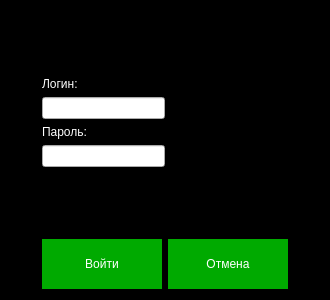
<?xml version="1.0" encoding="UTF-8"?>
<ui version="4.0">
 <class>Dialog</class>
 <widget class="QDialog" name="Dialog">
  <property name="geometry">
   <rect>
    <x>0</x>
    <y>0</y>
    <width>330</width>
    <height>300</height>
   </rect>
  </property>
  <property name="windowTitle">
   <string>Dialog</string>
  </property>
  <property name="styleSheet">
   <string notr="true">#Dialog{
	background-color: rgb(0,0,0);

}
QLabel{
	color: rgb(255, 255, 255);
	align=&quot;center&quot;
}
QPushButton{
	background-color:rgba(0, 170, 0, 1);
	border:none;
	color: white;
}
QPushButton::hover{
	background-color: rgba(131, 255, 112, 0.5);
	border:none;
	color: white;
}
QPushButton::pressed{
	background-color:rgba(0, 170, 127,1);
	border:none;
	color: white;
}</string>
  </property>
  <layout class="QHBoxLayout" name="horizontalLayout_2">
   <item>
    <spacer name="horizontalSpacer_3">
     <property name="orientation">
      <enum>Qt::Horizontal</enum>
     </property>
     <property name="sizeHint" stdset="0">
      <size>
       <width>40</width>
       <height>20</height>
      </size>
     </property>
    </spacer>
   </item>
   <item>
    <layout class="QVBoxLayout" name="verticalLayout">
     <item>
      <spacer name="verticalSpacer">
       <property name="orientation">
        <enum>Qt::Vertical</enum>
       </property>
       <property name="sizeHint" stdset="0">
        <size>
         <width>20</width>
         <height>40</height>
        </size>
       </property>
      </spacer>
     </item>
     <item>
      <widget class="QLabel" name="label_2">
       <property name="text">
        <string>Логин:</string>
       </property>
      </widget>
     </item>
     <item>
      <layout class="QHBoxLayout" name="horizontalLayout_4">
       <item>
        <widget class="QLineEdit" name="login_input">
         <property name="frame">
          <bool>true</bool>
         </property>
        </widget>
       </item>
       <item>
        <spacer name="horizontalSpacer_2">
         <property name="orientation">
          <enum>Qt::Horizontal</enum>
         </property>
         <property name="sizeHint" stdset="0">
          <size>
           <width>40</width>
           <height>20</height>
          </size>
         </property>
        </spacer>
       </item>
      </layout>
     </item>
     <item>
      <widget class="QLabel" name="label">
       <property name="text">
        <string>Пароль:</string>
       </property>
      </widget>
     </item>
     <item>
      <layout class="QHBoxLayout" name="horizontalLayout_3">
       <item>
        <widget class="QLineEdit" name="password_input">
         <property name="frame">
          <bool>true</bool>
         </property>
        </widget>
       </item>
       <item>
        <spacer name="horizontalSpacer">
         <property name="orientation">
          <enum>Qt::Horizontal</enum>
         </property>
         <property name="sizeHint" stdset="0">
          <size>
           <width>40</width>
           <height>20</height>
          </size>
         </property>
        </spacer>
       </item>
      </layout>
     </item>
     <item>
      <spacer name="verticalSpacer_2">
       <property name="orientation">
        <enum>Qt::Vertical</enum>
       </property>
       <property name="sizeHint" stdset="0">
        <size>
         <width>20</width>
         <height>40</height>
        </size>
       </property>
      </spacer>
     </item>
     <item>
      <layout class="QHBoxLayout" name="horizontalLayout">
       <item>
        <widget class="QPushButton" name="enter_button">
         <property name="minimumSize">
          <size>
           <width>120</width>
           <height>50</height>
          </size>
         </property>
         <property name="text">
          <string>Войти</string>
         </property>
        </widget>
       </item>
       <item>
        <widget class="QPushButton" name="exit_button">
         <property name="minimumSize">
          <size>
           <width>120</width>
           <height>50</height>
          </size>
         </property>
         <property name="text">
          <string>Отмена</string>
         </property>
        </widget>
       </item>
      </layout>
     </item>
    </layout>
   </item>
   <item>
    <spacer name="horizontalSpacer_4">
     <property name="orientation">
      <enum>Qt::Horizontal</enum>
     </property>
     <property name="sizeHint" stdset="0">
      <size>
       <width>40</width>
       <height>20</height>
      </size>
     </property>
    </spacer>
   </item>
  </layout>
 </widget>
 <resources/>
 <connections/>
</ui>
